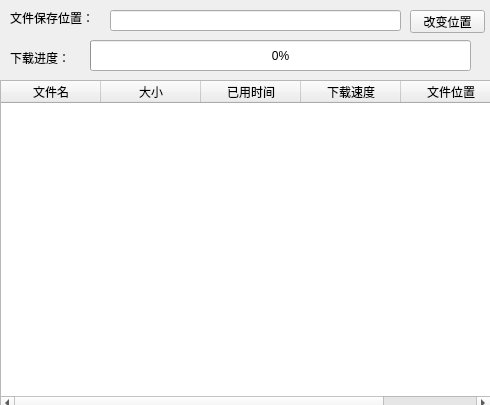
<?xml version="1.0" encoding="UTF-8"?>
<ui version="4.0">
 <class>WAN_recv</class>
 <widget class="QWidget" name="WAN_recv">
  <property name="geometry">
   <rect>
    <x>0</x>
    <y>0</y>
    <width>490</width>
    <height>405</height>
   </rect>
  </property>
  <property name="windowTitle">
   <string>Form</string>
  </property>
  <widget class="QProgressBar" name="progressBar">
   <property name="geometry">
    <rect>
     <x>90</x>
     <y>40</y>
     <width>381</width>
     <height>31</height>
    </rect>
   </property>
   <property name="value">
    <number>0</number>
   </property>
  </widget>
  <widget class="QLineEdit" name="lineEdit">
   <property name="geometry">
    <rect>
     <x>110</x>
     <y>10</y>
     <width>291</width>
     <height>21</height>
    </rect>
   </property>
  </widget>
  <widget class="QPushButton" name="changeButton">
   <property name="geometry">
    <rect>
     <x>410</x>
     <y>10</y>
     <width>75</width>
     <height>23</height>
    </rect>
   </property>
   <property name="text">
    <string>改变位置</string>
   </property>
  </widget>
  <widget class="QLabel" name="label">
   <property name="geometry">
    <rect>
     <x>10</x>
     <y>50</y>
     <width>61</width>
     <height>16</height>
    </rect>
   </property>
   <property name="text">
    <string>下载进度：</string>
   </property>
  </widget>
  <widget class="QLabel" name="label_2">
   <property name="geometry">
    <rect>
     <x>10</x>
     <y>10</y>
     <width>81</width>
     <height>16</height>
    </rect>
   </property>
   <property name="text">
    <string>文件保存位置：</string>
   </property>
  </widget>
  <widget class="QTableWidget" name="tableWidget">
   <property name="geometry">
    <rect>
     <x>0</x>
     <y>80</y>
     <width>491</width>
     <height>331</height>
    </rect>
   </property>
   <column>
    <property name="text">
     <string>文件名</string>
    </property>
   </column>
   <column>
    <property name="text">
     <string>大小</string>
    </property>
   </column>
   <column>
    <property name="text">
     <string>已用时间</string>
    </property>
   </column>
   <column>
    <property name="text">
     <string>下载速度</string>
    </property>
   </column>
   <column>
    <property name="text">
     <string>文件位置</string>
    </property>
   </column>
  </widget>
 </widget>
 <resources/>
 <connections/>
</ui>
